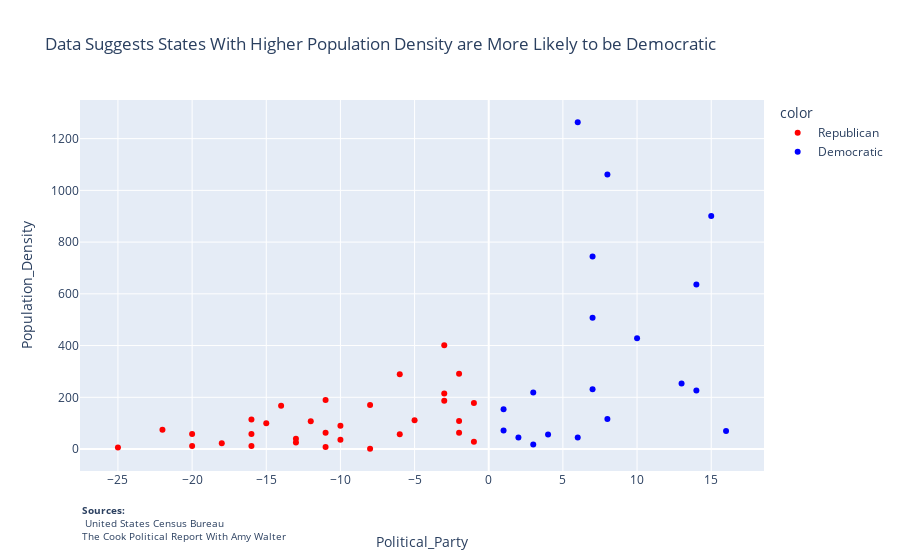

Write notebook code for a chart like this one.
### Code cell
states_vis = px.scatter(states, x = 'Political_Party', y = 'Population_Density', title = 'Data Suggests States With Higher Population Density are More Likely to be Democratic', color=np.where(states['Political_Party'] < 0, 'Republican', 'Democratic'),
            color_discrete_map={'Republican': 'red', 'Democratic': 'blue'})
states_vis.update_layout(
      # Add your x-axis title
    xaxis_title_standoff=50,  # Increase the standoff for more space below the x-axis title
    annotations=[
        dict(
            xref='paper',  # x-coordinate is given in the paper coordinate system
            yref='paper',  # y-coordinate is given in the paper coordinate system
            x=0.0,  # X-coordinate of the annotation (left-aligned)
            y=-0.2,  # Y-coordinate of the annotation (below the x-axis title)
            text="<b>Sources:</b> <br> United States Census Bureau<br>The Cook Political Report With Amy Walter",
 

            showarrow=False,  # Do not show an arrow
            font=dict(size=10), align = 'left'  # Adjust font size if needed
        )
    ]
)


states_vis

### Figure 1 — Plotly figure (JSON) as saved in the notebook; plotly's stock layout.template omitted (floating-point values rounded to 4 significant figures)
{"data": [{"hovertemplate": "color=Republican<br>Political_Party=%{x}<br>Population_Density=%{y}<extra></extra>", "legendgroup": "Republican", "marker": {"color": "red", "symbol": "circle"}, "mode": "markers", "name": "Republican", "orientation": "v", "showlegend": true, "type": "scatter", "x": [-15, -8, -2, -16, -3, -3, -18, -11, -6, -10, -16, -12, -1, -11, -10, -11, -13, -1, -3, -20, -6, -20, -2, -8, -16, -14, -5, -13, -22, -2, -25], "xaxis": "x", "y": [99.21, 1.285, 62.96, 57.87, 401.6, 186.3, 22.25, 189.4, 57.12, 35.93, 114.1, 107.8, 178.2, 63.11, 89.54, 7.449, 25.53, 28.28, 214.7, 11.29, 288.8, 57.72, 290.6, 170.3, 11.7, 167.6, 111.6, 39.82, 74.62, 108.8, 5.941], "yaxis": "y"}, {"hovertemplate": "color=Democratic<br>Political_Party=%{x}<br>Population_Density=%{y}<extra></extra>", "legendgroup": "Democratic", "marker": {"color": "blue", "symbol": "circle"}, "mode": "markers", "name": "Democratic", "orientation": "v", "showlegend": true, "type": "scatter", "x": [13, 4, 7, 7, 14, 7, 2, 14, 15, 1, 1, 6, 3, 10, 6, 8, 16, 3, 8], "xaxis": "x", "y": [253.8, 55.71, 744.7, 507.9, 226.6, 230.8, 44.17, 636.4, 901.3, 71.67, 153.9, 1263.0, 17.46, 428.7, 44.14, 1061.0, 69.77, 218.6, 115.9], "yaxis": "y"}], "layout": {"annotations": [{"align": "left", "font": {"size": 10}, "showarrow": false, "text": "<b>Sources:</b> <br> United States Census Bureau<br>The Cook Political Report With Amy Walter", "x": 0, "xref": "paper", "y": -0.2, "yref": "paper"}], "legend": {"title": {"text": "color"}, "tracegroupgap": 0}, "title": {"text": "Data Suggests States With Higher Population Density are More Likely to be Democratic"}, "xaxis": {"anchor": "y", "domain": [0, 1], "title": {"standoff": 50, "text": "Political_Party"}}, "yaxis": {"anchor": "x", "domain": [0, 1], "title": {"text": "Population_Density"}}}}
